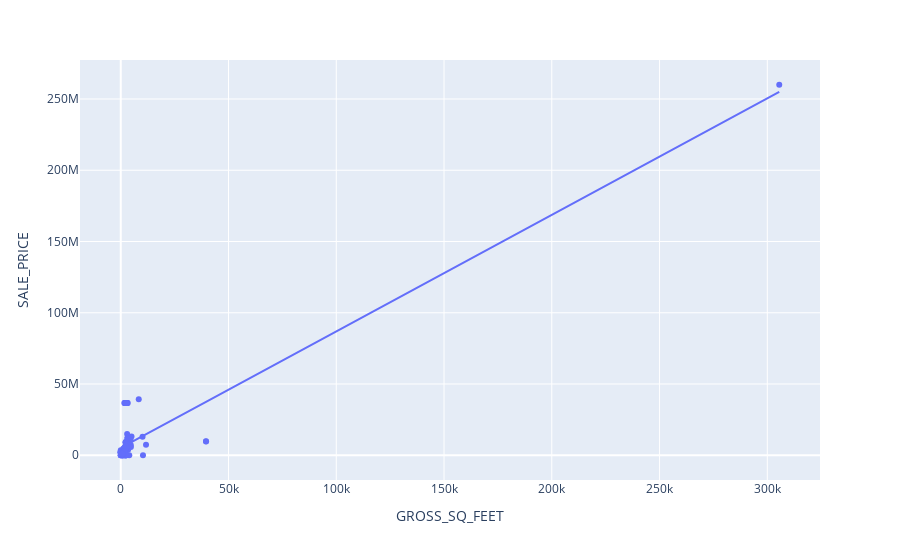

Notebook cell for this chart:
### Code cell
# Add an OLS (Ordinary Least Squares) trendline,
# to see how the outliers influence the "line of best fit"
import plotly .express as px
px.scatter(Tribeca, x='GROSS_SQ_FEET', y='SALE_PRICE',trendline='ols')

### Figure 1 — Plotly figure (JSON) as saved in the notebook; plotly's stock layout.template omitted (floating-point values rounded to 4 significant figures; data arrays with more than 128 entries replaced by an {"elided": "..."} marker saying what was removed)
{"data": [{"hoverlabel": {"namelength": 0}, "hovertemplate": "GROSS_SQ_FEET=%{x}<br>SALE_PRICE=%{y}", "legendgroup": "", "marker": {"color": "#636efa", "symbol": "circle"}, "mode": "markers", "name": "", "showlegend": false, "type": "scatter", "x": {"elided": "146 int values"}, "xaxis": "x", "y": {"elided": "146 int values"}, "yaxis": "y"}, {"hoverlabel": {"namelength": 0}, "hovertemplate": "<b>OLS trendline</b><br>SALE_PRICE = 817.835 * GROSS_SQ_FEET + 5.14431e+06<br>R<sup>2</sup>=0.779516<br><br>GROSS_SQ_FEET=%{x}<br>SALE_PRICE=%{y} <b>(trend)</b>", "legendgroup": "", "marker": {"color": "#636efa", "symbol": "circle"}, "mode": "lines", "name": "", "showlegend": false, "type": "scatter", "x": {"elided": "146 int values"}, "xaxis": "x", "y": {"elided": "146 float values"}, "yaxis": "y"}], "layout": {"legend": {"tracegroupgap": 0}, "margin": {"t": 60}, "xaxis": {"anchor": "y", "domain": [0, 1], "title": {"text": "GROSS_SQ_FEET"}}, "yaxis": {"anchor": "x", "domain": [0, 1], "title": {"text": "SALE_PRICE"}}}}
